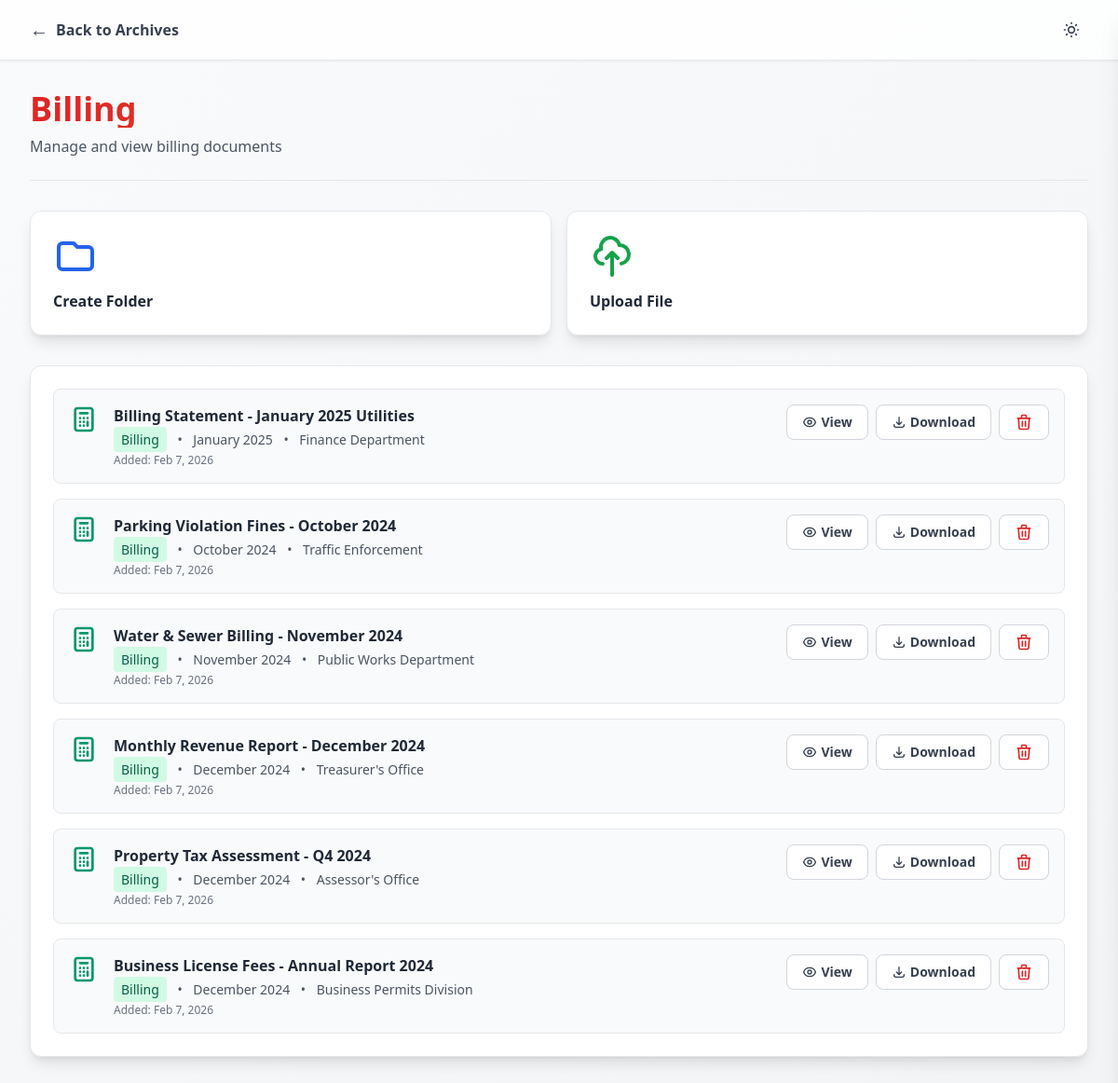
/billing.php, run on the app's committed database.
### tables this page shows
CREATE TABLE legislative_records (
    id INT AUTO_INCREMENT PRIMARY KEY,
    title VARCHAR(255) NOT NULL,
    type VARCHAR(50) NOT NULL,
    month VARCHAR(20) NOT NULL,
    year YEAR NOT NULL,
    author VARCHAR(100) NOT NULL,
    file_path VARCHAR(255) NULL,
    created_at TIMESTAMP DEFAULT CURRENT_TIMESTAMP,
    last_accessed TIMESTAMP NULL
);

### billing.php (the view, shortened to what this page needs)
<?php
include 'authdatabase.php';
$sql = "SELECT id, title, type, month, year, author, created_at, last_accessed FROM legislative_records WHERE type = 'Billing' ORDER BY year DESC, month DESC, created_at DESC";
$result = $conn->query($sql);
$billing_records = [];
if ($result && $result->num_rows > 0) {
    while ($row = $result->fetch_assoc()) {
        $billing_records[] = $row;
    }
}
?>
<!DOCTYPE html>
<html lang="en" class="h-full">
<head>
    <script src="https://cdn.tailwindcss.com"></script>
</head>
<body class="min-h-screen bg-gradient-to-br from-gray-50 to-gray-100 dark:from-slate-900 dark:to-slate-800 text-gray-900 dark:text-gray-100 transition-colors duration-200">
    <header class="sticky top-0 z-50 bg-white/80 dark:bg-slate-900/80 backdrop-blur-lg border-b border-gray-200 dark:border-slate-700 shadow-sm">
        <div class="max-w-7xl mx-auto px-4 sm:px-6 lg:px-8">
            <div class="flex items-center justify-between h-16">
                <div class="flex items-center space-x-4">
                    <a href="archives-landing.php" class="flex items-center space-x-2 text-gray-700 dark:text-gray-300 hover:text-red-600 dark:hover:text-red-400 transition-colors">
                        <span class="text-xl">←</span>
                        <span class="font-semibold">Back to Archives</span>
                    </a>
                </div>
                <div class="flex items-center space-x-3">
                    <button id="themeToggle" class="p-2 rounded-lg hover:bg-gray-100 dark:hover:bg-slate-800 transition-colors" title="Toggle theme">
                    </button>
                </div>
            </div>
        </div>
    </header>
    <main class="max-w-7xl mx-auto px-4 sm:px-6 lg:px-8 py-8">
        <div class="mb-8 pb-6 border-b border-gray-200 dark:border-slate-700">
            <h1 class="text-4xl font-bold bg-gradient-to-r from-red-600 to-orange-500 bg-clip-text text-transparent mb-2">Billing</h1>
            <p class="text-gray-600 dark:text-gray-400">Manage and view billing documents</p>
        </div>
        <div class="grid grid-cols-1 sm:grid-cols-2 gap-4 mb-8">
            <div onclick="createFolder()" class="bg-white dark:bg-slate-800 rounded-xl shadow-lg border border-gray-200 dark:border-slate-700 p-6 hover:shadow-xl transition-all cursor-pointer group">
                <div class="mb-3 group-hover:scale-110 transition-transform">
                    <svg class="w-12 h-12 text-blue-600 dark:text-blue-400" fill="none" stroke="currentColor" viewBox="0 0 24 24">
                        <path stroke-linecap="round" stroke-linejoin="round" stroke-width="2" d="M3 7v10a2 2 0 002 2h14a2 2 0 002-2V9a2 2 0 00-2-2h-6l-2-2H5a2 2 0 00-2 2z" />
                    </svg>
                </div>
                <div class="font-semibold text-gray-800 dark:text-gray-200">Create Folder</div>
            </div>
            <div onclick="uploadFile()" class="bg-white dark:bg-slate-800 rounded-xl shadow-lg border border-gray-200 dark:border-slate-700 p-6 hover:shadow-xl transition-all cursor-pointer group">
                <div class="mb-3 group-hover:scale-110 transition-transform">
                    <svg class="w-12 h-12 text-green-600 dark:text-green-400" fill="none" stroke="currentColor" viewBox="0 0 24 24">
                        <path stroke-linecap="round" stroke-linejoin="round" stroke-width="2" d="M7 16a4 4 0 01-.88-7.903A5 5 0 1115.9 6L16 6a5 5 0 011 9.9M15 13l-3-3m0 0l-3 3m3-3v12" />
                    </svg>
                </div>
                <div class="font-semibold text-gray-800 dark:text-gray-200">Upload File</div>
            </div>
        </div>
        <div class="bg-white dark:bg-slate-800 rounded-xl shadow-lg border border-gray-200 dark:border-slate-700 p-6">
            <div id="filesList" class="space-y-4">
                <?php if (empty($billing_records)): ?>
                    <div class="text-center py-12">
                        <svg class="w-16 h-16 mx-auto mb-4 text-gray-400 dark:text-gray-600" fill="none" stroke="currentColor" viewBox="0 0 24 24">
                            <path stroke-linecap="round" stroke-linejoin="round" stroke-width="2" d="M9 12h6m-6 4h6m2 5H7a2 2 0 01-2-2V5a2 2 0 012-2h5.586a1 1 0 01.707.293l5.414 5.414a1 1 0 01.293.707V19a2 2 0 01-2 2z" />
                        </svg>
                        <div class="text-xl font-semibold text-gray-800 dark:text-gray-200 mb-2">No Billing Records Found</div>
                        <div class="text-gray-600 dark:text-gray-400">Billing documents will appear here once uploaded</div>
                    </div>
                <?php else: ?>
                    <?php foreach ($billing_records as $record): ?>
                        <div class="bg-gray-50 dark:bg-slate-700 rounded-lg p-4 hover:shadow-md transition-shadow border border-gray-200 dark:border-slate-600">
                            <div class="flex items-start space-x-4">
                                <div class="flex-shrink-0">
                                </div>
                                <div class="flex-1">
                                    <div class="font-semibold text-gray-800 dark:text-gray-200 mb-1"><?php echo htmlspecialchars($record['title']); ?></div>
                                    <div class="text-sm text-gray-600 dark:text-gray-400">
                                        <span class="px-2 py-1 bg-emerald-100 dark:bg-emerald-900/30 text-emerald-800 dark:text-emerald-300 rounded"><?php echo htmlspecialchars($record['type']); ?></span>
                                        <span class="mx-2">•</span>
                                        <span><?php echo htmlspecialchars($record['month'] . ' ' . $record['year']); ?></span>
                                        <span class="mx-2">•</span>
                                        <span><?php echo htmlspecialchars($record['author']); ?></span>
                                    </div>
                                    <div class="text-xs text-gray-500 dark:text-gray-500 mt-1">
                                        Added: <?php echo date('M j, Y', strtotime($record['created_at'])); ?>
                                    </div>
                                </div>
                                <div class="flex items-center space-x-2">
                                    <button onclick="openSideViewerServer(<?php echo $record['id']; ?>, '<?php echo addslashes(htmlspecialchars($record['title'])); ?>', '<?php echo addslashes(htmlspecialchars($record['type'])); ?>', '<?php echo addslashes(htmlspecialchars($record['month'])); ?>', '<?php echo addslashes(htmlspecialchars($record['year'])); ?>', '<?php echo addslashes(htmlspecialchars($record['author'])); ?>', '<?php echo addslashes(htmlspecialchars($record['created_at'])); ?>', '<?php echo addslashes(htmlspecialchars($record['last_accessed'] ?? '')); ?>')" class="px-4 py-2 text-sm font-semibold text-gray-700 dark:text-gray-300 bg-white dark:bg-slate-700 border border-gray-300 dark:border-slate-600 rounded-lg hover:bg-gray-50 dark:hover:bg-slate-600 transition-colors flex items-center space-x-1" title="View">
                                            <span>View</span>
                                    </button>
                                    <button onclick="openDownloadPopup(<?php echo $record['id']; ?>, '<?php echo addslashes(htmlspecialchars($record['title'])); ?>', '<?php echo addslashes(htmlspecialchars($record['type'])); ?>', '<?php echo addslashes(htmlspecialchars($record['month'])); ?>', '<?php echo addslashes(htmlspecialchars($record['year'])); ?>', '<?php echo addslashes(htmlspecialchars($record['author'])); ?>')" class="px-4 py-2 text-sm font-semibold text-gray-700 dark:text-gray-300 bg-white dark:bg-slate-700 border border-gray-300 dark:border-slate-600 rounded-lg hover:bg-gray-50 dark:hover:bg-slate-600 transition-colors flex items-center space-x-1" title="Download">
                                        <svg class="w-4 h-4" fill="none" stroke="currentColor" viewBox="0 0 24 24"><path stroke-linecap="round" stroke-linejoin="round" stroke-width="2" d="M4 16v1a3 3 0 003 3h10a3 3 0 003-3v-1m-4-4l-4 4m0 0l-4-4m4 4V4" /></svg>
                                            <span>Download</span>
                                    </button>
                                     <button onclick="openDeleteConfirm(<?php echo $record['id']; ?>, '<?php echo addslashes(htmlspecialchars($record['title'])); ?>')" class="px-4 py-2 text-sm font-semibold text-gray-700 dark:text-gray-300 bg-white dark:bg-slate-700 border border-gray-300 dark:border-slate-600 rounded-lg hover:bg-gray-50 dark:hover:bg-slate-600 transition-colors flex items-center space-x-1" title="Delete">
                                        <svg class="w-5 h-5 text-red-600 dark:text-red-400" fill="none" stroke="currentColor" viewBox="0 0 24 24">
                                            <path stroke-linecap="round" stroke-linejoin="round" stroke-width="2" d="M19 7l-.867 12.142A2 2 0 0116.138 21H7.862a2 2 0 01-1.995-1.858L5 7m5 4v6m4-6v6m1-10V4a1 1 0 00-1-1h-4a1 1 0 00-1 1v3M4 7h16" />
                                         </svg>
                                    </button>
                                </div>
                            </div>
                        </div>
                    <?php endforeach; ?>
                <?php endif; ?>
            </div>
        </div>
    </main>
</body>
</html>

### data on the page
legislative_records: title "Billing Statement - January 2025 Utilities", type "Billing", month+year "January 2025", author "Finance Department", created_at "Feb 7, 2026"
legislative_records: title "Parking Violation Fines - October 2024", type "Billing", month+year "October 2024", author "Traffic Enforcement", created_at "Feb 7, 2026"
legislative_records: title "Water & Sewer Billing - November 2024", type "Billing", month+year "November 2024", author "Public Works Department", created_at "Feb 7, 2026"
legislative_records: title "Monthly Revenue Report - December 2024", type "Billing", month+year "December 2024", author "Treasurer's Office", created_at "Feb 7, 2026"
legislative_records: title "Property Tax Assessment - Q4 2024", type "Billing", month+year "December 2024", author "Assessor's Office", created_at "Feb 7, 2026"
legislative_records: title "Business License Fees - Annual Report 2024", type "Billing", month+year "December 2024", author "Business Permits Division", created_at "Feb 7, 2026"
